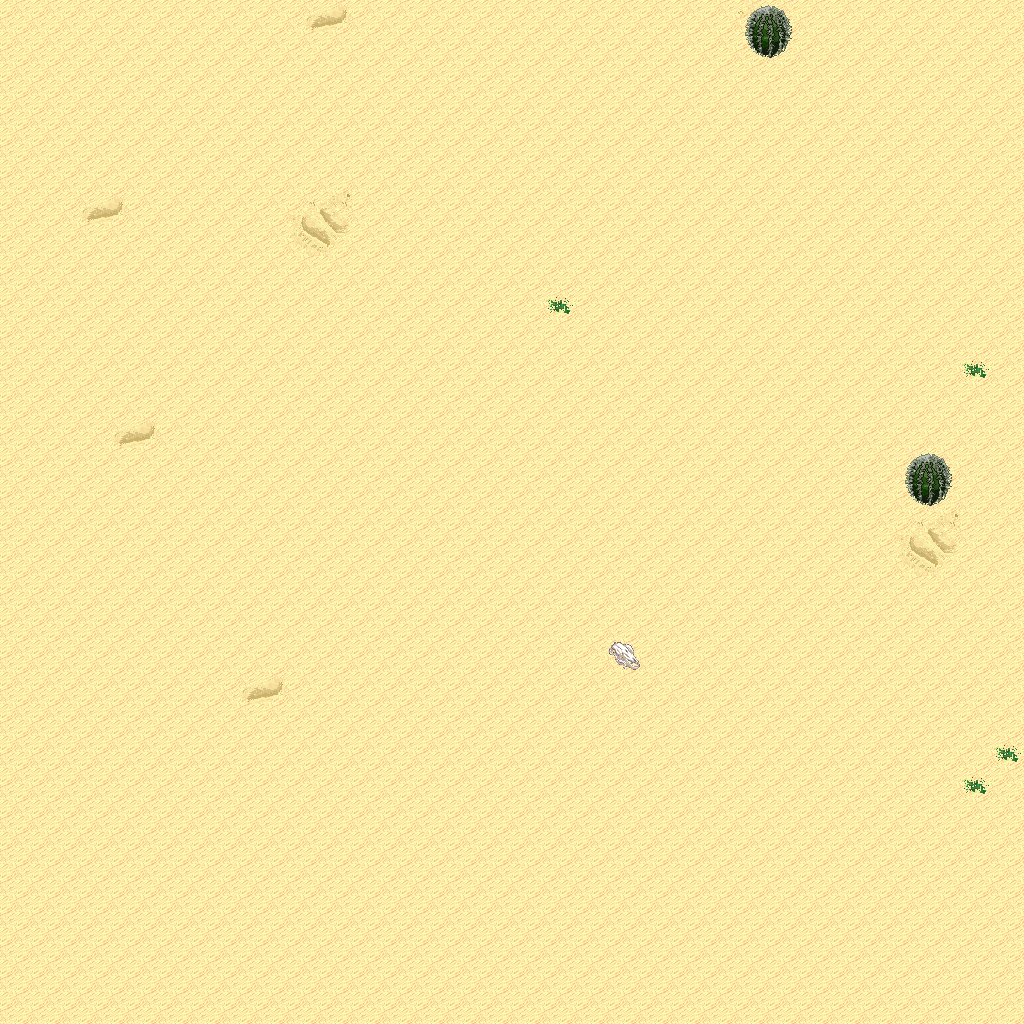

A level layout from a 2D game, rendered from its tile map. Below: a short description, then the map file with tile-grid data replaced by summaries:
An orthogonal 32x32 tile map with 32x32 px tiles, 5 tile layers (Ground, Objects, Objects2, Above, ...), 1 hidden layer not drawn, 6 tilesets.

<map version="1.10" tiledversion="1.11.0" orientation="orthogonal" renderorder="right-down" width="32" height="32" tilewidth="32" tileheight="32" infinite="0" nextlayerid="11" nextobjectid="1">
 <tileset firstgid="1" name="logic_collision" tilewidth="32" tileheight="32" tilecount="1" columns="1">
  <image source="../drawable/logic_collision.png" width="32" height="32" />
 </tileset>
 <tileset firstgid="2" name="terrain_desert" tilewidth="32" tileheight="32" tilecount="88" columns="8">
  <image source="../drawable/terrain_desert.png" width="256" height="352" />
 </tileset>
 <tileset firstgid="90" name="ground_sand_2" tilewidth="32" tileheight="32" tilecount="15" columns="5">
  <image source="../drawable/ground_sand_2.png" width="160" height="96" />
 </tileset>
 <tileset firstgid="105" name="plant_cactus_2" tilewidth="32" tileheight="32" tilecount="10" columns="5">
  <image source="../drawable/plant_cactus_2.png" width="160" height="64" />
 </tileset>
 <tileset firstgid="115" name="plant_cactus" tilewidth="32" tileheight="32" tilecount="2" columns="1">
  <image source="../drawable/plant_cactus.png" width="32" height="64" />
 </tileset>
 <tileset firstgid="117" name="plant_round_cactuses" tilewidth="32" tileheight="32" tilecount="20" columns="10">
  <image source="../drawable/plant_round_cactuses.png" width="320" height="64" />
 </tileset>
 <layer id="1" name="Ground" width="32" height="32">
  <data>[1024 cells, 1024 non-empty, 11 distinct tile ids]</data>
 </layer>
 <layer id="2" name="Objects" width="32" height="32">
  <data>[1024 cells, 4 non-empty, 2 distinct tile ids]</data>
 </layer>
 <layer id="3" name="Objects2" width="32" height="32">
  <data>[1024 cells, 0 non-empty, 0 distinct tile ids]</data>
 </layer>
 <layer id="4" name="Above" width="32" height="32">
  <data>[1024 cells, 4 non-empty, 2 distinct tile ids]</data>
 </layer>
 <layer id="5" name="Above2" width="32" height="32">
  <data>[1024 cells, 0 non-empty, 0 distinct tile ids]</data>
 </layer>
 <layer id="6" name="Walkable" width="32" height="32" visible="0">
  <data>[1024 cells, 5 non-empty, 1 distinct tile ids]</data>
 </layer>
 <objectgroup id="7" name="Mapevents" />
 <objectgroup id="8" name="Spawn" />
 <objectgroup id="9" name="Keys" />
 <objectgroup id="10" name="Replace" />
</map>
